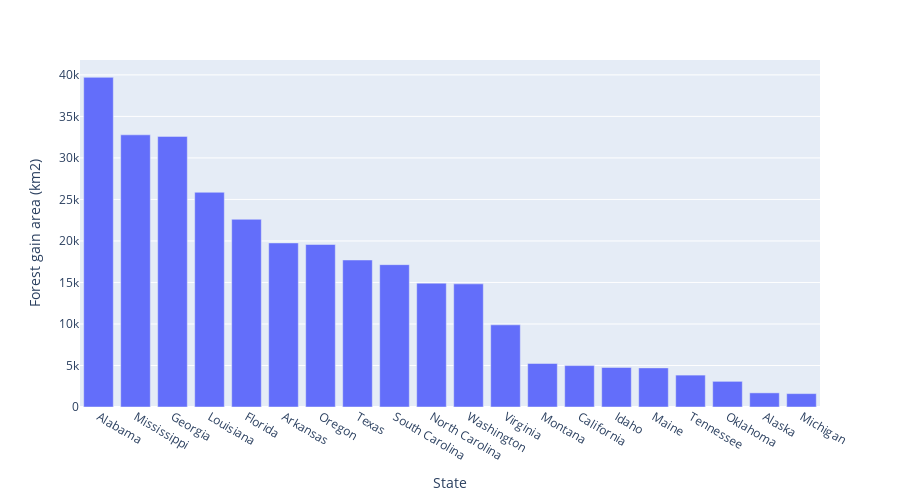

The notebook cell this image was saved under:
### Code cell
# Gain Area - Bar Chart
geemap.bar_chart(
    tg, x = 'NAME', y = 'sum', max_rows = 20, x_label = 'State', y_label = 'Forest gain area (km2)'
)

### Figure 1 — Plotly figure (JSON) as saved in the notebook; plotly's stock layout.template omitted (floating-point values rounded to 4 significant figures)
{"data": [{"alignmentgroup": "True", "hovertemplate": "State=%{x}<br>Forest gain area (km2)=%{y}<extra></extra>", "legendgroup": "", "marker": {"color": "#636efa", "pattern": {"shape": ""}}, "name": "", "offsetgroup": "", "orientation": "v", "showlegend": false, "textposition": "auto", "type": "bar", "x": ["Alabama", "Mississippi", "Georgia", "Louisiana", "Florida", "Arkansas", "Oregon", "Texas", "South Carolina", "North Carolina", "Washington", "Virginia", "Montana", "California", "Idaho", "Maine", "Tennessee", "Oklahoma", "Alaska", "Michigan"], "xaxis": "x", "y": [39700.0, 32780.0, 32590.0, 25860.0, 22610.0, 19760.0, 19570.0, 17710.0, 17140.0, 14920.0, 14830.0, 9897.0, 5242.0, 4987.0, 4761.0, 4710.0, 3842.0, 3091.0, 1703, 1613.0], "yaxis": "y"}], "layout": {"barmode": "group", "height": 500, "legend": {"tracegroupgap": 0}, "margin": {"t": 60}, "xaxis": {"anchor": "y", "domain": [0, 1], "title": {"text": "State"}}, "yaxis": {"anchor": "x", "domain": [0, 1], "title": {"text": "Forest gain area (km2)"}}}}
